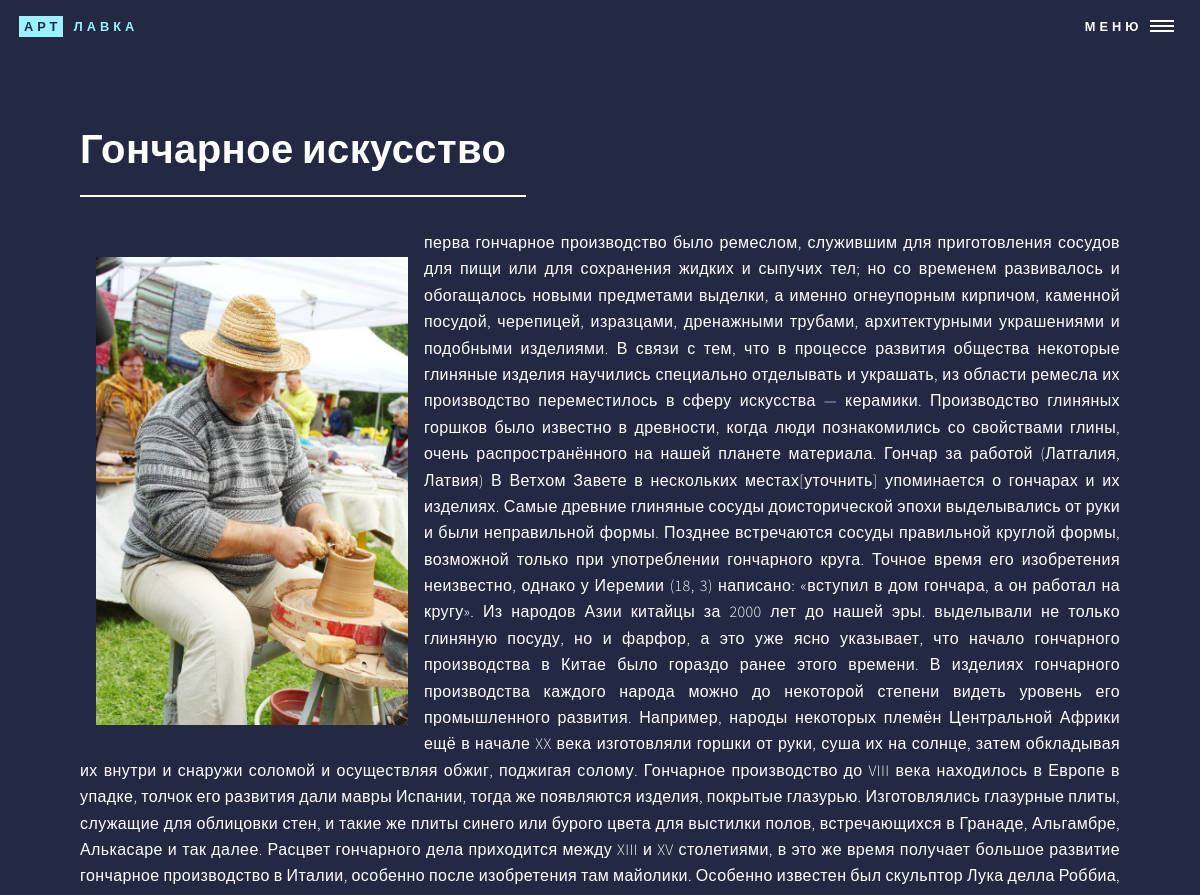
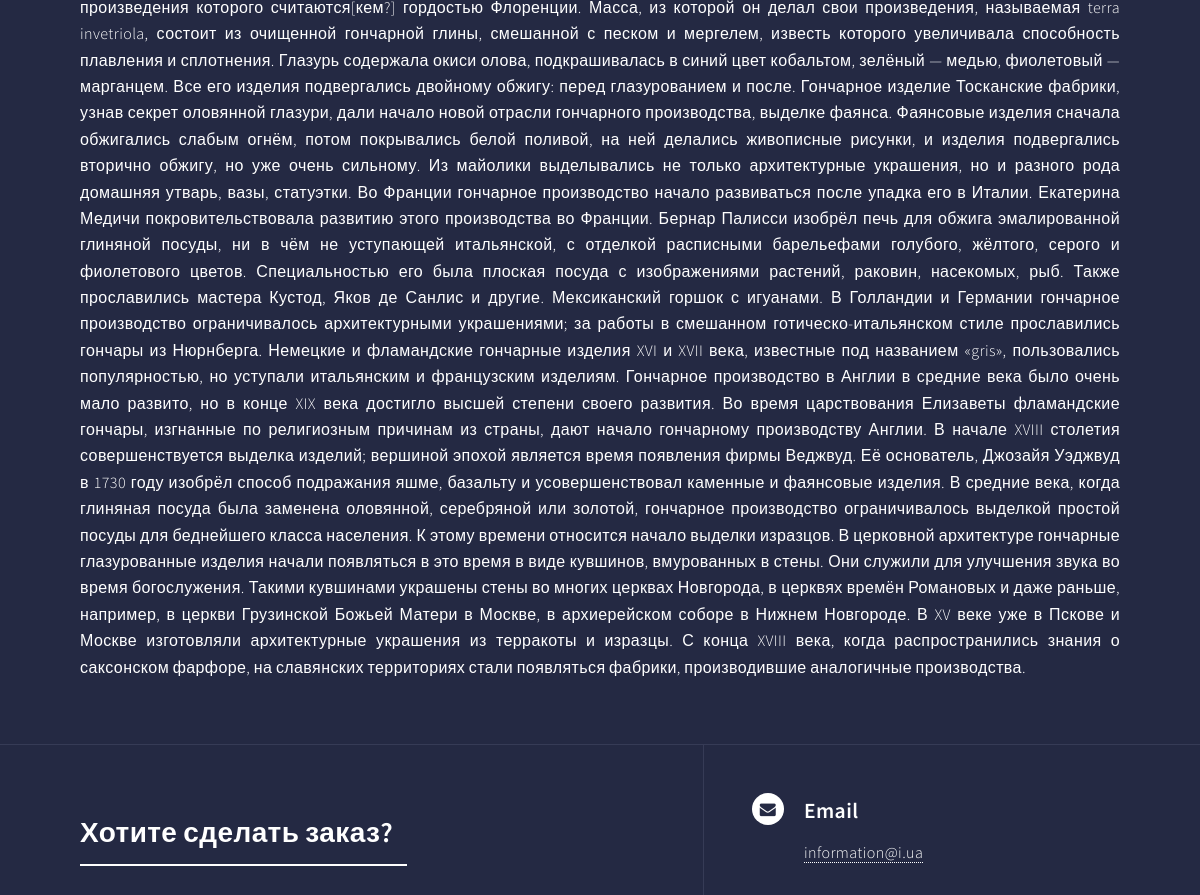
Page /forty/article/5/ (upper part) on the earlier database version (2 pictures, top to bottom).
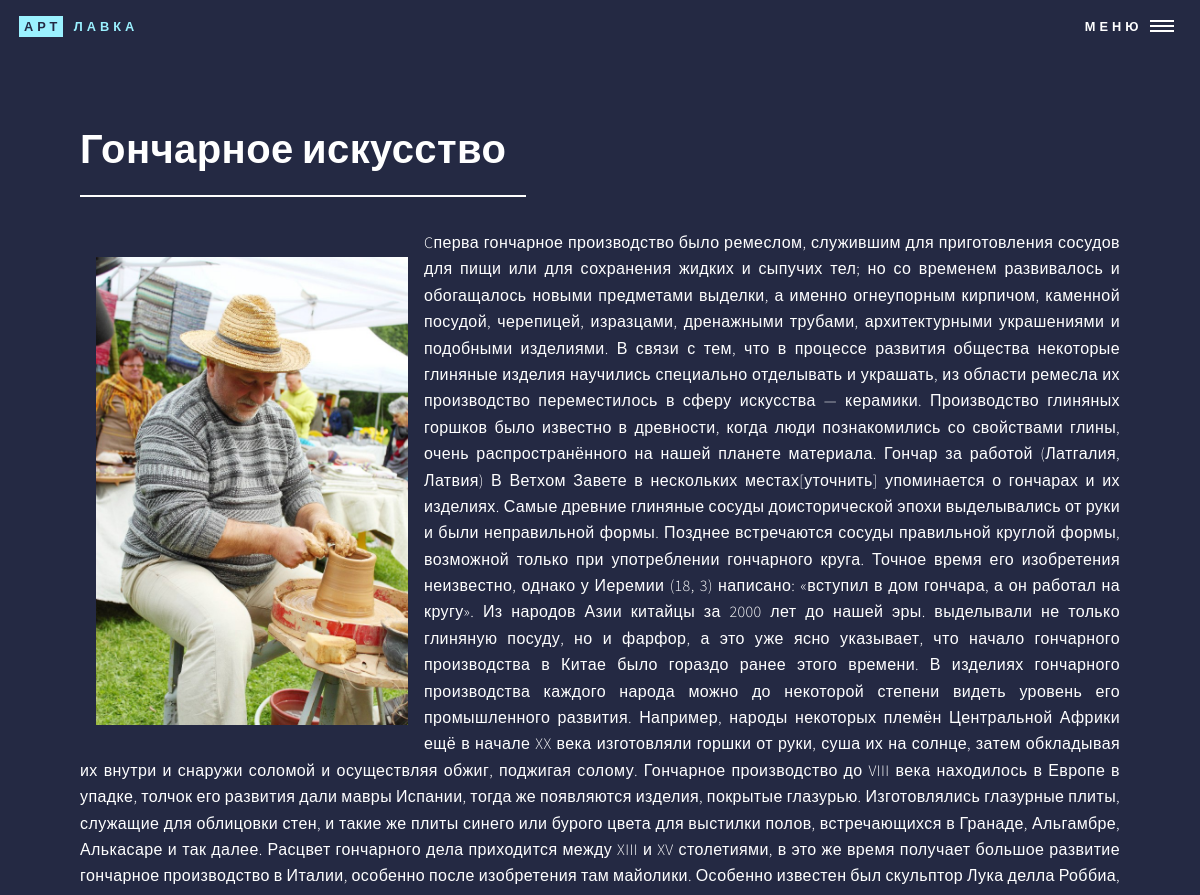
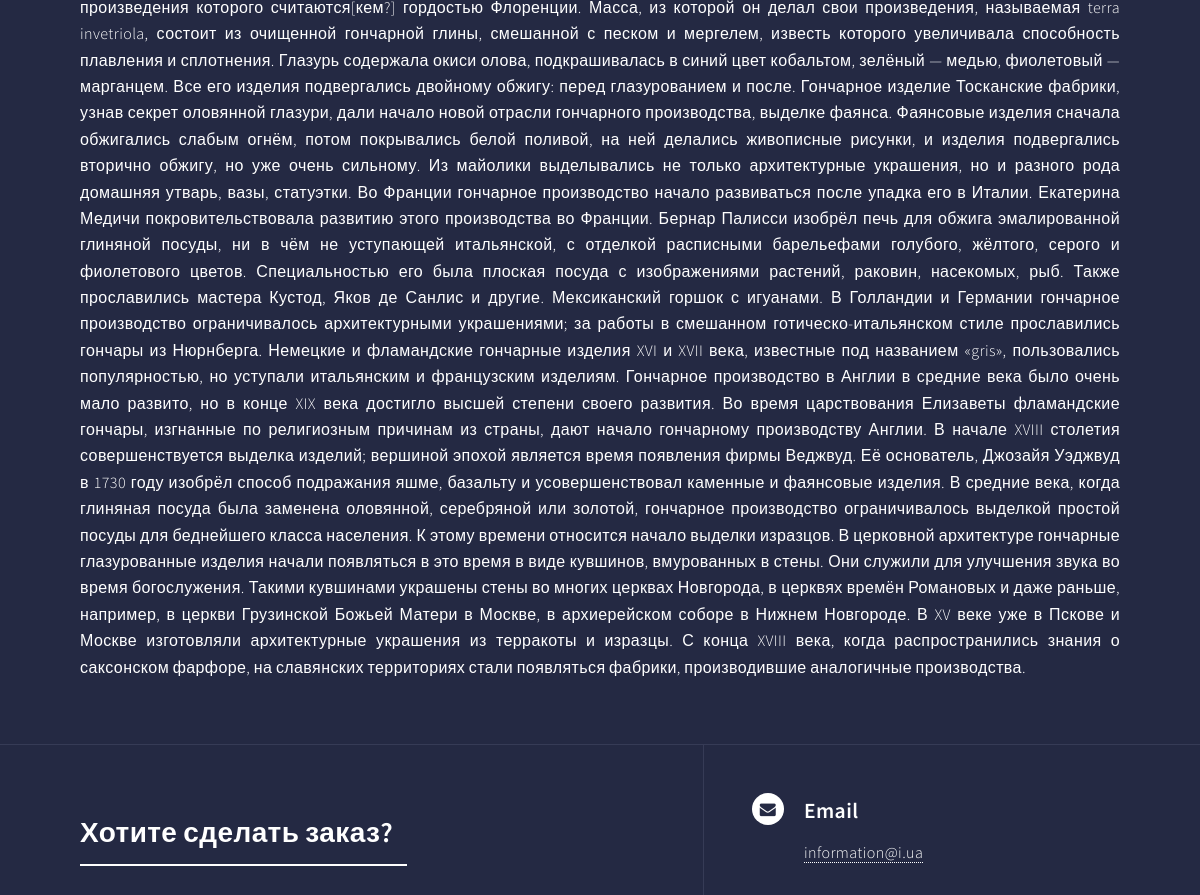
Same page on the later database version (2 pictures, top to bottom).
### wood/models.py (models this page shows, shortened)
class Article(models.Model):
    title = models.CharField(max_length=200)
    image = models.ImageField(upload_to='img/blog', default=None)
    text = models.TextField()

### wood/views.py (the view)
# urls.py: url(r'^forty/article/(?P<article_id>[0-9]+)/$', views.forty_article, name ='forty_article'),
def forty_article(request, article_id):
    article = Article.objects.get(id=article_id)
    context = {'article': article}
    return render(request, 'forty/generic.html', context)

### wood/templates/forty/generic.html (shortened to what this page needs)
{% load staticfiles %}
<!DOCTYPE HTML>
<html>
	<head>
		<link rel="stylesheet" href={% static "forty/assets/css/main.css"%} />
	</head>
	<body>
        <div id="wrapper">
            <header id="header" class="alt">
                <a href="{% url 'forty_main' %}" class="logo"><strong>Арт</strong> <span>Лавка</span></a>
                <nav>
                    <a href="#menu">Меню</a>
                </nav>
            </header>
            <div id="main" class="alt">
                <section id="one">
                    <div class="inner">
                        <header class="major">
                            <h1>{{ article.title }}</h1>
                        </header>
                        <span class="image main left"><img src="{{ article.image.url }}" alt="{{ article.title }}" /></span>
                        <p style="text-align: justify;">{{ article.text }}</p>
                    </div>
                </section>
            </div>
            <section id="contact">
                <div class="inner">
                    <section>
                        <header class="major">
                            <h2>Хотите сделать заказ?</h2>
                        </header>
                    </section>
                    <section class="split">
                        <section>
                            <div class="contact-method">
                                <span class="icon alt fa-envelope"></span>
                                <h3>Email</h3>
                                <a href="#">information@i.ua</a>
                            </div>
                        </section>
                    </section>
                </div>
            </section>
			</div>
	</body>
</html>

Differences in the rows shown:
changed Article "Гончарное искусство": text "перва гончарное производство было ремеслом, служившим для приготовления сосудов для пищи или для сохранения жидких и сыпучих тел; но со временем развивалось и обогащалось новыми предметами выделки, а именно огнеупорным кирпичом, каменной посудой, черепицей, изразцами, дренажными трубами, архитектурными украшениями и подобными изделиями. В связи с тем, что в процессе развития общества некоторые глиняные изделия научились специально отделывать и украшать, из области ремесла их производство переместилось в сферу искусства — керамики. Производство глиняных горшков было известно в древности, когда люди познакомились со свойствами глины, очень распространённого на нашей планете материала. Гончар…" → "Cперва гончарное производство было ремеслом, служившим для приготовления сосудов для пищи или для сохранения жидких и сыпучих тел; но со временем развивалось и обогащалось новыми предметами выделки, а именно огнеупорным кирпичом, каменной посудой, черепицей, изразцами, дренажными трубами, архитектурными украшениями и подобными изделиями. В связи с тем, что в процессе развития общества некоторые глиняные изделия научились специально отделывать и украшать, из области ремесла их производство переместилось в сферу искусства — керамики. Производство глиняных горшков было известно в древности, когда люди познакомились со свойствами глины, очень распространённого на нашей планете материала. Гончар…"
